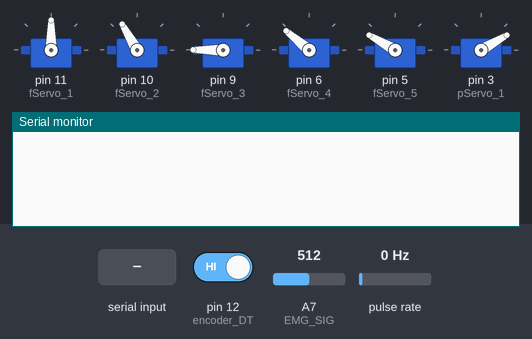
This sketch was run on a simulated Arduino Nano, built with avr-gcc and run on an emulated ATmega328P. Parts: 6 × servo, the last lines printed to the serial monitor. Wiring (inferred from the names in the program): pulse sensor: data pin 2. The test bench sets the inputs (shaded band); at power-on: pulse rate 0 Hz, A7 (EMG_SIG) = 512, pin 12 (encoder_DT) HIGH.

Above: at 0.6 s.
1.9 s: pulse rate (sensor on pin 2) set to 4 Hz
At 3.64 s:
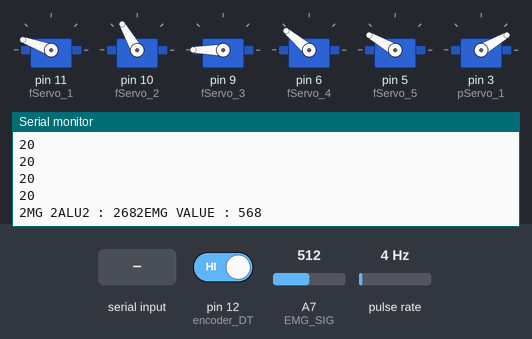
3.7 s: A7 (EMG_SIG) set to 660
At 3.97 s:
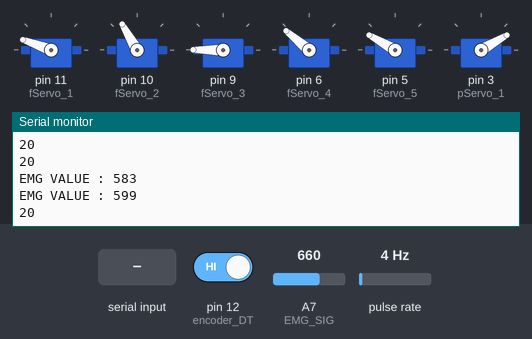
5.2 s: pin 12 (encoder_DT) driven LOW
At 6.22 s:
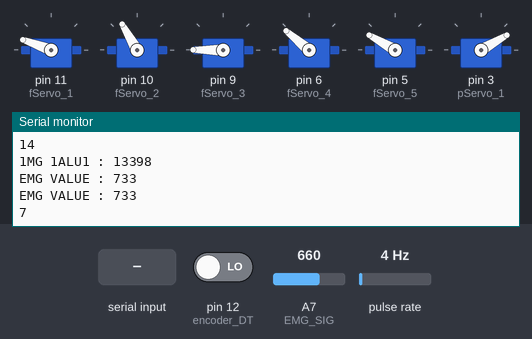
6.7 s: "1\n" received over Serial
8.5 s: byte 50 ('2') received over Serial
11.5 s: pulse rate (sensor on pin 2) set to 50 Hz
At 12.1 s:
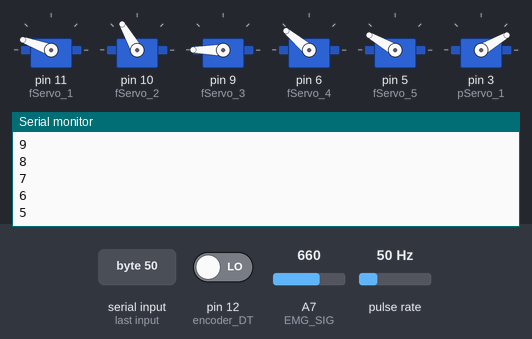
Timing chart, 0 to 14.5 s (numbered marks = the images above; inputs shaded):
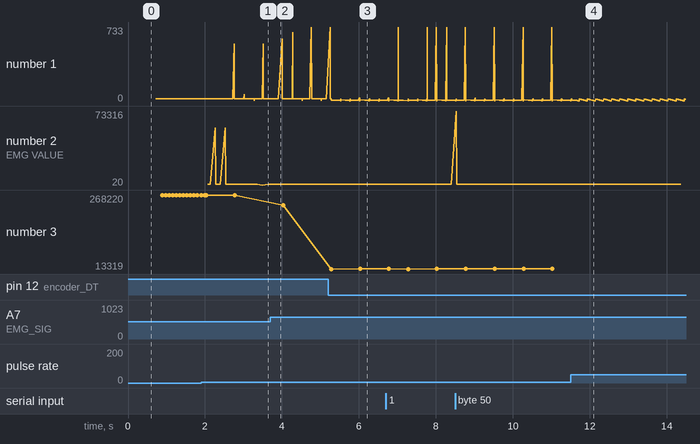

The sketch:

control_system.ino
```cpp
/*
 *  OpenArms MK.3 System
 *
 *  Use Encoder Rotary for switching motion and use EMG sensor for detecting muscle signals.
 *
 *   The circuit:
 *   - Use Bluno Nano board : ATmeaga328P
 *   - Encoder Rotary : pin D2 - DT, pinD13 - CLK, 5V - VCC
 *   - EMG Sensor : A7 - SIG, 5V - VCC
 *   - Servo Motors(finger) : ALL pwm pin except D3, 7.4V - VCC
 *   - Servo Motor(palm) : D3, 7.4V - VCC
 *
 *   created 2017 / 11 / 07
 *   by Dongmin Kim <Ethan> ( ARTIT ROBOTICS )
 *   This code is in the Github domain.
 *   https://github.com/ARTITROBOTICS/OpenArms_Low-cost_Mass-supply_Project/blob/master/mk.3_system/mk.3_system.ino
 *
 */
#include <Servo.h>

uint8_t encoder_DT = 12;
uint8_t encoder_CLK = 2;

uint8_t EMG_SIG = A7;

Servo fServo_1;
Servo fServo_2;
Servo fServo_3;
Servo fServo_4;
Servo fServo_5;
Servo pServo_1;

static unsigned long lastInterruptTime = 0;
static int signal_index = 0;

int actStates = 0;
volatile unsigned int motionStates = 0;
int signal_array[10];
int signal_average;

//EMG Sensor L/H Threshold
static int MAX_EMG_VAL = 650;
static int MIN_EMG_VAL = 250;

char prime_num = '0';
char buf[10];

void setup() {
  fServo_1.attach(11);
  fServo_2.attach(10);
  fServo_3.attach(9);
  fServo_4.attach(6);
  fServo_5.attach(5);
  pServo_1.attach(3);

  pinMode(encoder_DT, INPUT_PULLUP);
  pinMode(encoder_CLK, INPUT_PULLUP);
  attachInterrupt(digitalPinToInterrupt(encoder_CLK), change_motion, LOW);

  init_EMG();
  init_motion();
  Serial.begin(115200);
}

void loop() {
  if(signal_average > MAX_EMG_VAL && actStates == 0) {
    actStates = 1;
    select_motion();
  }
  if(signal_average < MIN_EMG_VAL && actStates == 1) {
    actStates = 2;
  }
  if(signal_average > MAX_EMG_VAL && actStates == 2) {
    actStates = 3;
    init_motion();
  }
  if(signal_average < MIN_EMG_VAL && actStates == 3) {
    actStates = 0;
  }
  if(motionStates >= 5 && motionStates <= 20) {
    Serial.print("EMG VALUE : ");
    Serial.println(signal_average);

    boolean prime = false;
    int index = 0;

    while(Serial.available()) {
      if(prime == false){
        prime = true;
        prime_num = Serial.read();
      }
      else{
        buf[index] = Serial.read();
        index++;
      }
    }
    if(prime_num == '1'){
      MAX_EMG_VAL = atoi(buf);
      Serial.print("MAX_EMG_VAL : ");
      Serial.println(MAX_EMG_VAL);
    }else if(prime_num == '2'){
      MIN_EMG_VAL = atoi(buf);
      Serial.print("MIN_EMG_VAL : ");
      Serial.println(MIN_EMG_VAL);
    }
  prime_num = '0';
  }
  get_EMG();
  delay(50);
}

void init_EMG() {
  for(int i = 0; i < 10; i++) {
    signal_array[i] = analogRead(EMG_SIG);
    delay(10);
  }
  for(int i = 0; i < 10; i++) {
    signal_average += signal_array[i];
  }
  signal_average /= 10;
}

void get_EMG() {
  signal_array[signal_index] = analogRead(EMG_SIG);
  delay(10);
  for(int i = 0; i < 10; i++) {
    signal_average += signal_array[i];
  }
  signal_average /= 10;
  signal_index++;
  if(signal_index == 10) signal_index = 0;
}

void init_motion() {
  fServo_5.write(150);
  delay(100);
  fServo_4.write(140);
  delay(100);
  fServo_3.write(180);
  delay(100);
  fServo_2.write(120);
  delay(100);
  pServo_1.write(30);
  delay(100);
  fServo_1.write(160);
}

void select_motion() {
  switch(motionStates){
    case 0://잡기(Catch)
      pServo_1.write(80);
      delay(100);
      fServo_1.write(10);
      delay(100);
      fServo_2.write(10);
      delay(100);
      fServo_3.write(10);
      delay(100);
      fServo_4.write(10);
      delay(100);
      fServo_5.write(10);
      break;
    case 1://집기(Pick)
      fServo_1.write(10);
      fServo_2.write(10);
      fServo_3.write(180);
      fServo_4.write(140);
      fServo_5.write(150);
      pServo_1.write(90);
      break;
    case 2://공 잡기(Catch ball)<Not Yet>
      fServo_5.write(10);
      fServo_4.write(10);
      delay(300);
      pServo_1.write(110);
      fServo_1.write(10);
      delay(100);
      fServo_3.write(50);
      fServo_2.write(40);
      break;
    case 3://악수(Shake hand)
      pServo_1.write(110);
      delay(1000);
      fServo_5.write(90);
      delay(100);
      fServo_4.write(90);
      delay(100);
      fServo_3.write(90);
      delay(100);
      fServo_2.write(90);
      delay(100);
      fServo_1.write(90);
  }
}


//ISR(Interrupt Service Routine)
void change_motion() {
  unsigned long interruptTime = millis();
  if (interruptTime - lastInterruptTime > 5) {
    if (digitalRead(encoder_DT) == LOW) {
      motionStates--;
    }
    else {
      motionStates++;
    }
    motionStates = min(20, max(0, motionStates));
    lastInterruptTime = interruptTime;
    Serial.println(motionStates);
  }
}
```

Measured:
- after the input at 1.9 s, the serial monitor: prints a new line after 0.17 s (image 1)
- after the input at 3.7 s, the serial monitor: prints a new line after 0.08 s (image 2)
- after the input at 5.2 s, the serial monitor: prints a new line after 0.08 s (image 3)
- after the input at 11.5 s, the serial monitor: prints a new line after 0.54 s (image 4)
- plotted number 1: 20 → 7 after the input at 5.2 s
- plotted number 2: 568 → 733 after the input at 3.7 s
- plotted number 3: 268220 → 232220 after the input at 3.7 s, 232220 → 13398 after the input at 5.2 s
